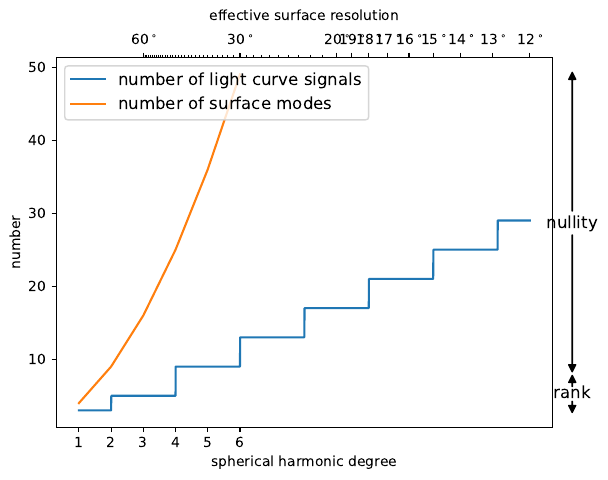

Here is the Python script that generated this plot:
import numpy as np
import matplotlib
import matplotlib.pyplot as plt
from matplotlib.colors import Normalize
from scipy.linalg import svd
import starry
import os

lmax = 6
nsamples = 100
np.random.seed(0)

# Compute the rank as a function of sph harm degree
# We'll do this for various inclinations and take
# the median.
map = starry.Map(lmax, lazy=False)
theta = np.linspace(0, 360, 1000)
R = np.empty((nsamples, lmax))

# print(R[0])

for k in range(nsamples):
    map.inc = 180 / np.pi * np.arccos(np.random.uniform(0, 1))
    A = map.design_matrix(theta=theta)
    R[k] = [
        np.linalg.matrix_rank(A[:, : (l + 1) ** 2]) for l in range(1, lmax + 1)
    ]
    # print(R[k])

# print(map.flux)
print(A.shape)

R = np.median(R, axis=0)

# Show that the rank is just...
Rfunc = lambda l: np.maximum(3, 4 * np.floor(l / 2) + 1)
l = np.arange(1, lmax + 1)
assert np.allclose(R, Rfunc(l))

# Plot
fig, ax = plt.subplots(1)

# Bottom axis
l_hires = np.linspace(1, 15, 10000)
ax.plot(
    l_hires,
    Rfunc(l_hires),
    "C0-",
    lw=1.5,
    label="number of light curve signals",
)
ax.plot(l, (l + 1) ** 2, "C1-", lw=1.5, label=r"number of surface modes")
ax.legend(loc="upper left", fontsize=12)
ax.set_xlabel(r"spherical harmonic degree")
ax.set_ylabel(r"number")
ax.set_xticks(range(1, lmax + 1))
ax.set_xticks(range(1, lmax + 1), minor=True)
for tick in ax.xaxis.get_major_ticks():
    tick.label.set_fontsize(10)

# Top axis
axt = ax.twiny()
xticks = np.array([60, 30, 20, 19, 18, 17, 16, 15, 14, 13, 12])
xticks_minor = np.arange(60, 12, -1)
xticklabels = [r"$\,\,${:.0f}$^\circ$".format(x) for x in xticks]
axt.set_xticks(180 / xticks_minor, minor=True)
axt.set_xticks(180 / xticks)
axt.set_xticklabels(xticklabels, fontsize=10)
axt.set_xlabel(r"effective surface resolution", labelpad=10)
axt.set_xlim(*ax.get_xlim())

ax.annotate(
    "nullity",
    xy=(1.04, 0.55),
    xycoords="axes fraction",
    xytext=(0, 0),
    textcoords="offset points",
    ha="center",
    va="center",
    fontsize=12,
    clip_on=False,
)
ax.annotate(
    "",
    xy=(1.04, 0.96),
    xycoords="axes fraction",
    xytext=(1.04, 0.585),
    textcoords="axes fraction",
    ha="center",
    va="center",
    fontsize=12,
    clip_on=False,
    arrowprops=dict(fc="k", width=0.2, headwidth=5, headlength=5),
)
ax.annotate(
    "",
    xy=(1.04, 0.15),
    xycoords="axes fraction",
    xytext=(1.04, 0.52),
    textcoords="axes fraction",
    ha="left",
    va="center",
    fontsize=12,
    clip_on=False,
    arrowprops=dict(fc="k", width=0.2, headwidth=5, headlength=5),
)

ax.annotate(
    "rank",
    xy=(1.04, 0.09),
    xycoords="axes fraction",
    xytext=(0, 0),
    textcoords="offset points",
    ha="center",
    va="center",
    fontsize=12,
    clip_on=False,
)
ax.annotate(
    "",
    xy=(1.04, 0.14),
    xycoords="axes fraction",
    xytext=(1.04, 0.11),
    textcoords="axes fraction",
    ha="center",
    va="center",
    fontsize=12,
    clip_on=False,
    arrowprops=dict(fc="k", width=0.2, headwidth=5, headlength=5),
)
ax.annotate(
    "",
    xy=(1.04, 0.04),
    xycoords="axes fraction",
    xytext=(1.04, 0.07),
    textcoords="axes fraction",
    ha="left",
    va="center",
    fontsize=12,
    clip_on=False,
    arrowprops=dict(fc="k", width=0.2, headwidth=5, headlength=5),
)


# Save
fig.savefig(
    os.path.abspath(__file__).replace(".py", ".pdf"), bbox_inches="tight"
)
